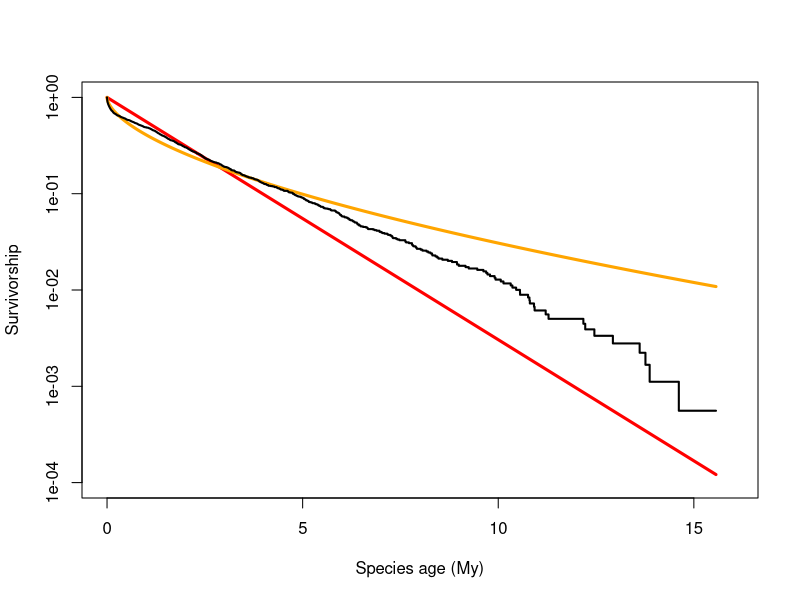
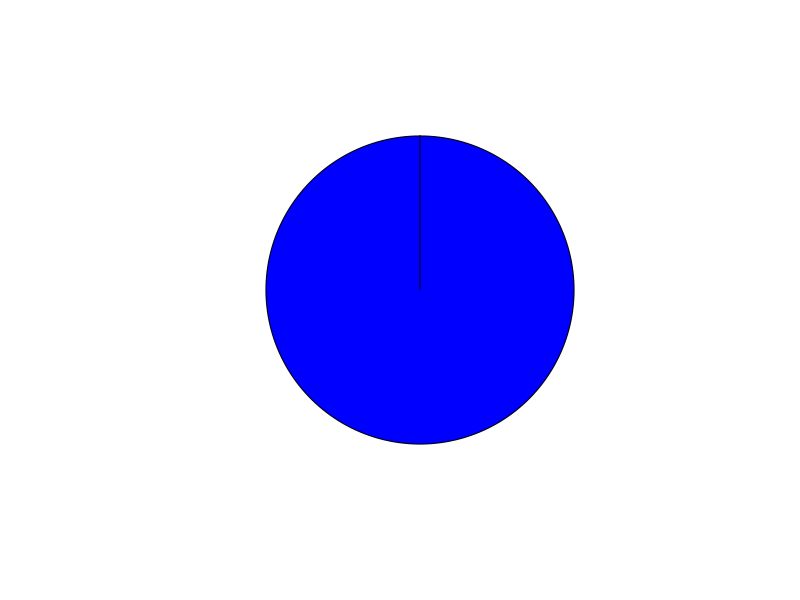
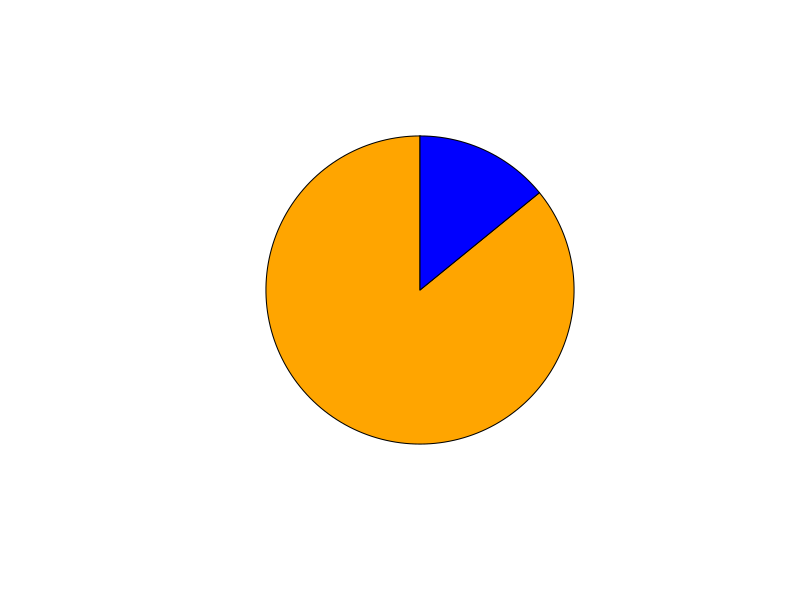

These charts were generated, in order, by the following R code:
#used in testing the effect of data resolution on fit for exponential and Weibull models
library(plotrix)

#functions
survivorship <- function(dur){
  out <- c()
  for(i in sort(unique(dur))){
    out <- c(out,sum(dur >= i)/length(dur))}
  return(out)}

#==empirical==
dat <- read.csv('cramptonetal2016data.csv')
dat <- dat[dat$FA_age!=dat$LA_age,] #remove 0 duration
dur_my <- dat$FA_age-dat$LA_age
unitlength = 5000
J = 18 #entire dataset
dur_lifespans <- dur_my*1E6/unitlength
dur_timesteps <- dur_lifespans*J
dur_timesteps_r <- ceiling(dur_timesteps)
resolution_y <- 50000
#resolution_timesteps <- resolution_y/unitlength*J #resolution in timesteps = resolution in years/unitlength*J
resolution_timesteps <- 1
dur_timesteps_r_coarse <- ceiling(dur_timesteps_r/resolution_timesteps)*resolution_timesteps

#==theoretical==
#params
lambdaexp <- 1/6214
lambdaweibull <- 1/4341
shapeweibull <- 0.59
#processing
delt <- sort(unique(dur_timesteps_r_coarse))
counts <- as.numeric(table(delt[match(dur_timesteps_r_coarse, delt)]))
#expprob_precumulated <- lambdaexp*exp(-lambdaexp*delt_precumulated)

#fitting exponential
# explogliks <- c();for(i in 5500:7500){
#   lambdaexp <- 1/i
#   expprobs <- (1-exp(-lambdaexp*delt)) - (1-exp(-lambdaexp*(delt-resolution_timesteps)))
#   explogliks <- c(explogliks,sum(log(expprobs)*counts))
# };plot(5500:7500,explogliks)
# (5500:7500)[which(explogliks == max(explogliks), arr.ind = TRUE)]
#expprobs <- (1-exp(-lambdaexp*delt)) - (1-exp(-lambdaexp*(delt-resolution_timesteps)))
#print(paste("exponential loglik:",sum(log(expprobs)*counts)))
#fitexp <- fitdist(dur_timesteps_r,"weibull",fix.arg = list(shape=1))
#weibprobs <- (1-exp(-(lambdaweibull*delt)^shapeweibull)) - (1-exp(-(lambdaweibull*(delt-resolution_timesteps))^shapeweibull))
#print(paste("Weibull loglik:",sum(log(weibprobs)*counts)))

#fitting weibull
# scales <- 4000:6000; shapes <- seq(0.57,0.8,0.01)
# weiblogliks <- matrix(NA,nrow=length(scales),ncol=length(shapes));for(i in seq(length(scales))){for(j in seq(length(shapes))){
#   lambdaweibull <- 1/scales[i]
#   weibprobs <- (1-exp(-(lambdaweibull*delt)^shapes[j])) - (1-exp(-(lambdaweibull*(delt-resolution_timesteps))^shapes[j]))
#   weiblogliks[i,j] <- sum(log(weibprobs)*counts)
# }};image(scales,shapes,weiblogliks,col=heat.colors(100));contour(scales,shapes,weiblogliks,add=TRUE)
# max(weiblogliks)
# indices <- which(weiblogliks == max(weiblogliks), arr.ind = TRUE); print(paste(scales[indices[1]],shapes[indices[2]]))


#==plotting==
#setup
plot(delt,survivorship(dur_timesteps_r_coarse),log='y',type='n',xlim=c(0,57600),ylim=c(1E-4,1),ylab='Survivorship',xlab='Species age (My)',xaxt='n')
axis(1,at=c(0,3600*5,3600*10,3600*15),labels=c(0,5,10,15))
#theoretical
delt_theoretical <- seq(resolution_timesteps,max(dur_timesteps_r_coarse),resolution_timesteps)
expsurv <- exp(-lambdaexp*delt_theoretical)
lines(c(0,head(rep(delt_theoretical,each=2),-1)),head(rep(c(1,expsurv),each=2),-2),col='red',lwd=3)
weibsurv <- exp(-(lambdaweibull*delt_theoretical)^shapeweibull)
lines(c(0,head(rep(delt_theoretical,each=2),-1)),head(rep(c(1,weibsurv),each=2),-2),col='orange',lwd=3)
#empirical
lines(c(0,head(rep(delt,each=2),-1)),c(1,rep(survivorship(dur_timesteps_r_coarse),each=2)[-1]),lwd=2)

#pies
pie(c(0,0,1),col=c("red","orange","blue"),init.angle=90,angle=90,labels='')
pie(c(2.48356E-22,0.858835991,0.141164009),col=c("red","orange","blue"),init.angle=90,labels='')
